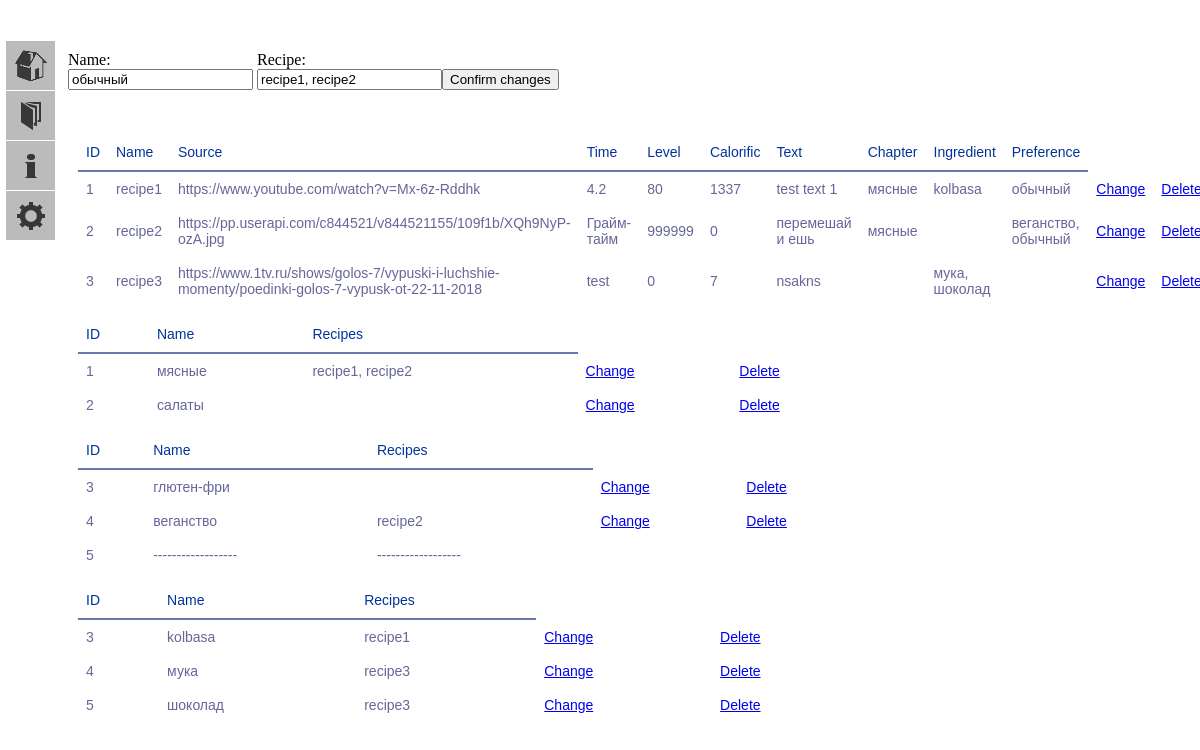
The app's page /change/preference/5 with its own data.
### models.py (models this page shows, shortened)
class Preference(db.Model):
    id = db.Column(db.Integer, primary_key=True)
    name = db.Column(db.TEXT(16), index=True)
    rec_pref = db.relationship("RecipePreference", back_populates='preferences', cascade='all')
    def get_item(self, i):
        return {
            0: self.id,
            1: self.name,
            2: ', '.join(map(str, list('{}'.format(Recipe.query.get(x.recipe_id).name)
                                       for x in RecipePreference.query.filter_by(preference_id=self.id).all())))
        }[i]
    def __iter__(self):
        return (self.get_item(i) for i in range(0, 3))

class Recipe(db.Model):
    id = db.Column(db.Integer, primary_key=True)
    name = db.Column(db.TEXT(512), index=True)
    source = db.Column(db.TEXT(512))
    time = db.Column(db.String(32))
    level = db.Column(db.INT)
    calorific = db.Column(db.INT)
    text = db.Column(db.TEXT(8192))
    chapter_id = db.Column(db.Integer, db.ForeignKey("chapter.id", ondelete='CASCADE'), index=True)
    rec_ingr = db.relationship("RecipeIngredient", back_populates='recipes', cascade='all')
    rec_pref = db.relationship("RecipePreference", back_populates='recipes', cascade='all')
    def get_item(self, index):
        return {
            0: str(self.id),
            1: str(self.name),
            2: str(self.source),
            3: str(self.time),
            4: str(self.level),
            5: str(self.calorific),
            6: str(self.text),
            7: ', '.join(list('{}'.format(Chapter.query.get(x.id).name)
                              for x in Chapter.query.filter_by(id=self.chapter_id).all())),
            8: ', '.join(list('{}'.format(Ingredient.query.get(x.ingredient_id).name)
                              for x in RecipeIngredient.query.filter_by(recipe_id=self.id).all())),
            9: ', '.join(list('{}'.format(Preference.query.get(x.preference_id).name)
                              for x in RecipePreference.query.filter_by(recipe_id=self.id).all()))
        }[index]
    def __iter__(self):
        return (self.get_item(i) for i in range(0, 10))

class Chapter(db.Model):
    id = db.Column(db.Integer, primary_key=True)
    name = db.Column(db.TEXT(16), index=True, unique=True)
    recipes = db.relationship("Recipe")
    def get_item(self, i):
        return {
            0: self.id,
            1: self.name,
            2: ", ".join('{}'.format(x.name) for x in self.recipes)
        }[i]
    def __iter__(self):
        return (self.get_item(i) for i in range(0, 3))

class Ingredient(db.Model):
    id = db.Column(db.Integer, primary_key=True)
    name = db.Column(db.TEXT(16), index=True)
    rec_ingr = db.relationship("RecipeIngredient", back_populates='ingredients', cascade='all')
    def get_item(self, i):
        return{
            0: self.id,
            1: self.name,
            2: ', '.join(map(str, list('{}'.format(Recipe.query.get(x.recipe_id).name)
                                       for x in RecipeIngredient.query.filter_by(ingredient_id=self.id).all())))
        }[i]
    def __iter__(self):
        return (self.get_item(i) for i in range(0, 3))

### app.py (the view)
@app.route('/change/<chtype>/<changing>', methods=['GET', 'POST'])
def change(changing, chtype):
    try:
        contents_dict = {
            "chapter": Chapter.query.all(),
            "recipe": Recipe.query.all(),
            "ingredient": Ingredient.query.all(),
            "preference": Preference.query.all()
        }
        form = form_dict[chtype]
        form = form()
        if form.validate_on_submit():
            form.create_instance(_id=changing)
            flash('{} changed successfully'.format(chtype.capitalize()))
            return redirect(url_for('index'))
        for i in range(len(form)):
            form.get_item(i).data = instance_dict[chtype].query.get(int(changing)).get_item(i)
        return render_template("change.html", form=form, index=int(changing), chtype=chtype, contents_dict=contents_dict,
                               statistics_dict=statistics_dict)
    except Exception:
        flash("An Error while Changing")
        return redirect(url_for('index'))

### forms.py (shortened to what this page needs)
class PreferenceForm(Finder):
    recipe = StringField('recipe', validators=[Regexp(".*")])

### forms.py (called while the page is built)
    def get_item(self, i):
        return {
            0: self.id,
            1: self.name,
            2: self.recipe
        }[i]

    def __len__(self):
        return 3

### templates/change.html (shortened to what this page needs)
{% extends "base.html" %}
{% block form %}
<form action="" method="post" name="find">
    <div class="change">
    <p class="change">
        Name:<br>
        {{ form.name }}<br>
        <br>
    </p>
    {% if chtype=='recipe' %}
        <p class="change">
            Source:<br>
            {{ form.source }}<br>
            {% for error in form.errors.source %}
                <span class="error">[{{error}}]</span>
            {% endfor %}<br>
        </p>
        <p class="change">
            Time:<br>
            {{ form.time }}<br>
            {% for error in form.errors.time %}
                <span class="error">[{{error}}]</span>
            {% endfor %}<br>
        </p>
        <p class="change">
            Level:<br>
            {{ form.level }}<br>
            {% for error in form.errors.level %}
                <span class="error">[{{error}}]</span>
            {% endfor %}<br>
        </p>
        <p class="change">
            Calorific:<br>
            {{ form.calorific }}<br>
            {% for error in form.errors.calorific %}
                <span class="error">[{{error}}]</span>
            {% endfor %}<br>
        </p>
        <p class="change">
            Chapter:<br>
            {{ form.chapter }}<br>
            {% for error in form.errors.chapter %}
                <span class="error">[{{error}}]</span>
            {% endfor %}<br>
        </p>
        <p class="change">
            Preference:<br>
            {{ form.preferences }}<br>
            {% for error in form.errors.preference %}
                <span class="error">[{{error}}]</span>
            {% endfor %}<br>
        </p>
        <p class="change">
            Ingredients:<br>
            {{ form.ingredients }}<br>
            {% for error in form.errors.ingredients %}
                <span class="error">[{{error}}]</span>
            {% endfor %}<br>
        </p>
        <p class="change">
            Text:<br>
            {{ form.text }}<br>
            {% for error in form.errors.text %}
                <span class="error">[{{error}}]</span>
            {% endfor %}<br>
        </p>
        <p class="change button-recipe">
            <input type="submit" class="" value="Confirm changes">
        </p>
    {% else %}
        <p class="change">
            Recipe:<br>
            {{ form.recipe }}<br>
            <br>
        </p>
        <p class="change button">
            <input type="submit" class="" value="Confirm changes">
        </p>
    {% endif %}
    </div>
</form>
<table class="recipe">
<tr><th>ID</th><th>Name</th><th>Source</th><th>Time</th><th>Level</th><th>Calorific</th><th>Text</th><th>Chapter</th>
    <th>Ingredient</th><th>Preference</th></tr>
{% for recipe in contents_dict["recipe"] %}
    <tr>
        {% if ((chtype == 'recipe') and ( index == recipe.id )) %}
            <td>{{ recipe.id }}</td>
            {% for i in "Refactor" %}
                <td> {{ i }} </td>
            {% endfor %}
        {% else %}
            {% for item in recipe %}
                <td>{{ item }}</td>
            {% endfor %}
            <td class="after-bt"><a href="{{ url_for('change', changing=recipe.id, chtype='recipe') }}">Change</a></td>
            <td class="after-bt"><a href="{{ url_for('delete', deleting=recipe.id, chtype='recipe') }}">Delete</a></td>
        {% endif %}
    </tr>
{% endfor %}
</table>
<table class="chapter">
<tr><th>ID</th><th>Name</th><th>Recipes</th>
{% for chapter in contents_dict["chapter"] %}
    <tr>
        {% if ( (chtype == 'chapter') and (index == chapter.id) ) %}
            <td>{{ chapter.id }}</td>
            <td> ------------------ </td>
            <td> ------------------ </td>
        {% else %}
            {% for item in chapter %}
                <td>{{ item }}</td>
            {% endfor %}
            <td class="after-bt"><a href="{{ url_for('change', changing=chapter.id, chtype='chapter') }}">Change</a></td>
            <td class="after-bt"><a href="{{ url_for('delete', deleting=chapter.id, chtype='chapter') }}">Delete</a></td>
        {% endif %}
    </tr>
{% endfor %}
</table>
<table class="preference">
<tr><th>ID</th><th>Name</th><th>Recipes</th>
{% for preference in contents_dict["preference"] %}
    <tr>
        {% if ((chtype == 'preference') and ( index == preference.id )) %}
            <td>{{ preference.id }}</td>
            <td> ------------------ </td>
            <td> ------------------ </td>
        {% else %}
            {% for item in preference %}
                <td>{{ item }}</td>
            {% endfor %}
            <td class="after-bt"><a href="{{ url_for('change', changing=preference.id, chtype='preference') }}">Change</a></td>
            <td class="after-bt"><a href="{{ url_for('delete', deleting=preference.id, chtype='preference') }}">Delete</a></td>
        {% endif %}
    </tr>
{% endfor %}
</table>
<table class="ingredient">
<tr><th>ID</th><th>Name</th><th>Recipes</th>
{% for ingredient in contents_dict["ingredient"] %}
    <tr>
        {% if ((chtype == 'ingredient') and ( index == ingredient.id )) %}
            <td>{{ ingredient.id }}</td>
            <td> ------------------ </td>
            <td> ------------------ </td>
        {% else %}
            {% for item in ingredient %}
                <td>{{ item }}</td>
            {% endfor %}
            <td class="after-bt"><a href="{{ url_for('change', changing=ingredient.id, chtype='ingredient') }}">Change</a></td>
            <td class="after-bt"><a href="{{ url_for('delete', deleting=ingredient.id, chtype='ingredient') }}">Delete</a></td>
        {% endif %}
    </tr>
{% endfor %}
</table>
{% endblock %}

### static/css/main.css (style rules this page uses)
body { padding-left: 60px; margin-top: 35px; background: -moz-linear-gradient(-45deg, #ddddfb 5%, #fff 95%); height: 100%; }
table { font-family: "Lucida Sans Unicode", "Lucida Grande", Sans-Serif; font-size: 14px; background: white; max-width: 70%; width: 70%; border-collapse: collapse; text-align: left; margin: 10px; }
th { font-weight: normal; color: #039; border-bottom: 2px solid #6678b1; padding: 10px 8px; }
td { color: #669; padding: 9px 8px; transition: .3s linear; }
.change { display: inline-block; }
div.change { position:relative; }
.change.button { padding-top: 18px; position: absolute; }

### records on screen
Preference: name "обычный", id "5"
Recipe: recipe "1" "4.2" "80" "1337", name "recipe1", source "https://www.youtube.com/watch?v=Mx-6z-Rddhk", text "test text 1"
Chapter: name "мясные", chapter "1" "recipe1, recipe2"
Ingredient: name "kolbasa", ingredient "3"
Recipe: recipe "2" "999999" "0" "веганство, обычный", name "recipe2", source "https://pp.userapi.com/c844521/v844521155/109f1b/XQh9NyP-ozA.jpg", time "Грайм-тайм", text "перемешай и ешь"
Recipe: recipe "3" "0" "7" "мука, шоколад", name "recipe3", source "https://www.1tv.ru/shows/golos-7/vypuski-i-luchshie-momenty/poedinki-golos-7-vypusk-ot-22-11-2018", time "test", text "nsakns"
Chapter: chapter "2", name "салаты"
Preference: preference "3", name "глютен-фри"
Preference: preference "4", name "веганство"
Ingredient: ingredient "4", name "мука"
Ingredient: ingredient "5", name "шоколад"
